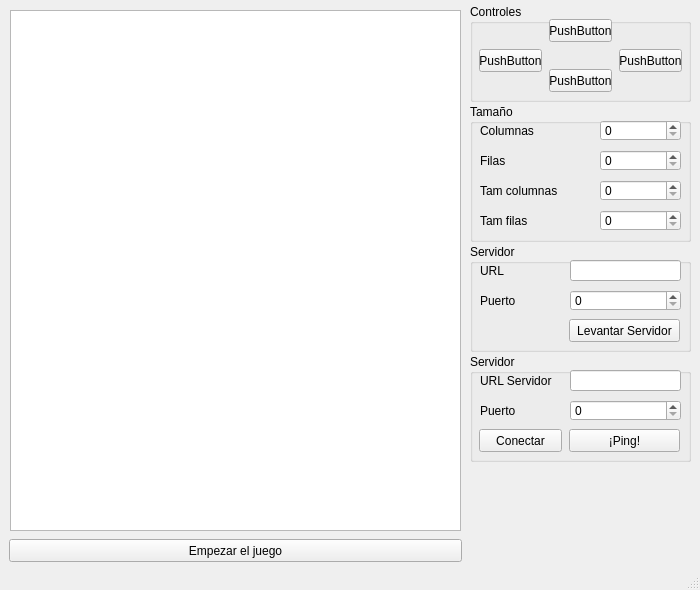
<?xml version="1.0" encoding="UTF-8"?>
<ui version="4.0">
 <class>MainWindow</class>
 <widget class="QMainWindow" name="MainWindow">
  <property name="geometry">
   <rect>
    <x>0</x>
    <y>0</y>
    <width>700</width>
    <height>590</height>
   </rect>
  </property>
  <property name="windowTitle">
   <string>Juego de Snake</string>
  </property>
  <widget class="QWidget" name="centralwidget">
   <widget class="QPushButton" name="pushButton_8">
    <property name="geometry">
     <rect>
      <x>9</x>
      <y>539</y>
      <width>453</width>
      <height>23</height>
     </rect>
    </property>
    <property name="text">
     <string>Empezar el juego</string>
    </property>
   </widget>
   <widget class="QGroupBox" name="groupBox">
    <property name="geometry">
     <rect>
      <x>470</x>
      <y>4</y>
      <width>221</width>
      <height>98</height>
     </rect>
    </property>
    <property name="title">
     <string>Controles</string>
    </property>
    <widget class="QPushButton" name="pushButton_14">
     <property name="geometry">
      <rect>
       <x>79</x>
       <y>65</y>
       <width>63</width>
       <height>23</height>
      </rect>
     </property>
     <property name="text">
      <string>PushButton</string>
     </property>
    </widget>
    <widget class="QPushButton" name="pushButton_15">
     <property name="geometry">
      <rect>
       <x>9</x>
       <y>45</y>
       <width>63</width>
       <height>23</height>
      </rect>
     </property>
     <property name="text">
      <string>PushButton</string>
     </property>
    </widget>
    <widget class="QPushButton" name="pushButton_16">
     <property name="geometry">
      <rect>
       <x>79</x>
       <y>15</y>
       <width>63</width>
       <height>23</height>
      </rect>
     </property>
     <property name="text">
      <string>PushButton</string>
     </property>
    </widget>
    <widget class="QPushButton" name="pushButton_17">
     <property name="geometry">
      <rect>
       <x>149</x>
       <y>45</y>
       <width>63</width>
       <height>23</height>
      </rect>
     </property>
     <property name="text">
      <string>PushButton</string>
     </property>
    </widget>
   </widget>
   <widget class="QGroupBox" name="groupBox_2">
    <property name="geometry">
     <rect>
      <x>470</x>
      <y>104</y>
      <width>221</width>
      <height>138</height>
     </rect>
    </property>
    <property name="title">
     <string>Tamaño</string>
    </property>
    <widget class="QLabel" name="label">
     <property name="geometry">
      <rect>
       <x>10</x>
       <y>16</y>
       <width>81</width>
       <height>21</height>
      </rect>
     </property>
     <property name="text">
      <string>Columnas</string>
     </property>
    </widget>
    <widget class="QLabel" name="label_2">
     <property name="geometry">
      <rect>
       <x>10</x>
       <y>46</y>
       <width>81</width>
       <height>21</height>
      </rect>
     </property>
     <property name="text">
      <string>Filas</string>
     </property>
    </widget>
    <widget class="QLabel" name="label_3">
     <property name="geometry">
      <rect>
       <x>10</x>
       <y>76</y>
       <width>81</width>
       <height>21</height>
      </rect>
     </property>
     <property name="text">
      <string>Tam columnas</string>
     </property>
    </widget>
    <widget class="QLabel" name="label_4">
     <property name="geometry">
      <rect>
       <x>10</x>
       <y>106</y>
       <width>81</width>
       <height>21</height>
      </rect>
     </property>
     <property name="text">
      <string>Tam filas</string>
     </property>
    </widget>
    <widget class="QSpinBox" name="spinBox_12">
     <property name="geometry">
      <rect>
       <x>130</x>
       <y>16</y>
       <width>81</width>
       <height>21</height>
      </rect>
     </property>
    </widget>
    <widget class="QSpinBox" name="spinBox_13">
     <property name="geometry">
      <rect>
       <x>130</x>
       <y>46</y>
       <width>81</width>
       <height>21</height>
      </rect>
     </property>
    </widget>
    <widget class="QSpinBox" name="spinBox_14">
     <property name="geometry">
      <rect>
       <x>130</x>
       <y>76</y>
       <width>81</width>
       <height>21</height>
      </rect>
     </property>
    </widget>
    <widget class="QSpinBox" name="spinBox_15">
     <property name="geometry">
      <rect>
       <x>130</x>
       <y>106</y>
       <width>81</width>
       <height>21</height>
      </rect>
     </property>
    </widget>
   </widget>
   <widget class="QGroupBox" name="groupBox_3">
    <property name="geometry">
     <rect>
      <x>470</x>
      <y>244</y>
      <width>221</width>
      <height>108</height>
     </rect>
    </property>
    <property name="title">
     <string>Servidor</string>
    </property>
    <widget class="QPushButton" name="pushButton_4">
     <property name="geometry">
      <rect>
       <x>99</x>
       <y>75</y>
       <width>111</width>
       <height>23</height>
      </rect>
     </property>
     <property name="text">
      <string>Levantar Servidor</string>
     </property>
    </widget>
    <widget class="QLabel" name="label_5">
     <property name="geometry">
      <rect>
       <x>10</x>
       <y>16</y>
       <width>81</width>
       <height>21</height>
      </rect>
     </property>
     <property name="text">
      <string>URL</string>
     </property>
    </widget>
    <widget class="QLabel" name="label_6">
     <property name="geometry">
      <rect>
       <x>10</x>
       <y>46</y>
       <width>81</width>
       <height>21</height>
      </rect>
     </property>
     <property name="text">
      <string>Puerto</string>
     </property>
    </widget>
    <widget class="QLineEdit" name="lineEdit_2">
     <property name="geometry">
      <rect>
       <x>100</x>
       <y>16</y>
       <width>111</width>
       <height>21</height>
      </rect>
     </property>
    </widget>
    <widget class="QSpinBox" name="spinBox_6">
     <property name="geometry">
      <rect>
       <x>100</x>
       <y>46</y>
       <width>111</width>
       <height>21</height>
      </rect>
     </property>
    </widget>
   </widget>
   <widget class="QTableWidget" name="tableWidget">
    <property name="geometry">
     <rect>
      <x>10</x>
      <y>10</y>
      <width>451</width>
      <height>521</height>
     </rect>
    </property>
   </widget>
   <widget class="QGroupBox" name="groupBox_4">
    <property name="geometry">
     <rect>
      <x>470</x>
      <y>354</y>
      <width>221</width>
      <height>108</height>
     </rect>
    </property>
    <property name="title">
     <string>Servidor</string>
    </property>
    <widget class="QPushButton" name="pushButton_6">
     <property name="geometry">
      <rect>
       <x>99</x>
       <y>75</y>
       <width>111</width>
       <height>23</height>
      </rect>
     </property>
     <property name="text">
      <string>¡Ping!</string>
     </property>
    </widget>
    <widget class="QLabel" name="label_15">
     <property name="geometry">
      <rect>
       <x>10</x>
       <y>16</y>
       <width>81</width>
       <height>21</height>
      </rect>
     </property>
     <property name="text">
      <string>URL Servidor</string>
     </property>
    </widget>
    <widget class="QLabel" name="label_16">
     <property name="geometry">
      <rect>
       <x>10</x>
       <y>46</y>
       <width>81</width>
       <height>21</height>
      </rect>
     </property>
     <property name="text">
      <string>Puerto</string>
     </property>
    </widget>
    <widget class="QLineEdit" name="lineEdit_5">
     <property name="geometry">
      <rect>
       <x>100</x>
       <y>16</y>
       <width>111</width>
       <height>21</height>
      </rect>
     </property>
    </widget>
    <widget class="QSpinBox" name="spinBox_17">
     <property name="geometry">
      <rect>
       <x>100</x>
       <y>46</y>
       <width>111</width>
       <height>21</height>
      </rect>
     </property>
    </widget>
    <widget class="QPushButton" name="pushButton">
     <property name="geometry">
      <rect>
       <x>9</x>
       <y>75</y>
       <width>83</width>
       <height>23</height>
      </rect>
     </property>
     <property name="text">
      <string>Conectar</string>
     </property>
    </widget>
   </widget>
  </widget>
  <widget class="QStatusBar" name="statusbar"/>
 </widget>
 <resources/>
 <connections/>
</ui>
